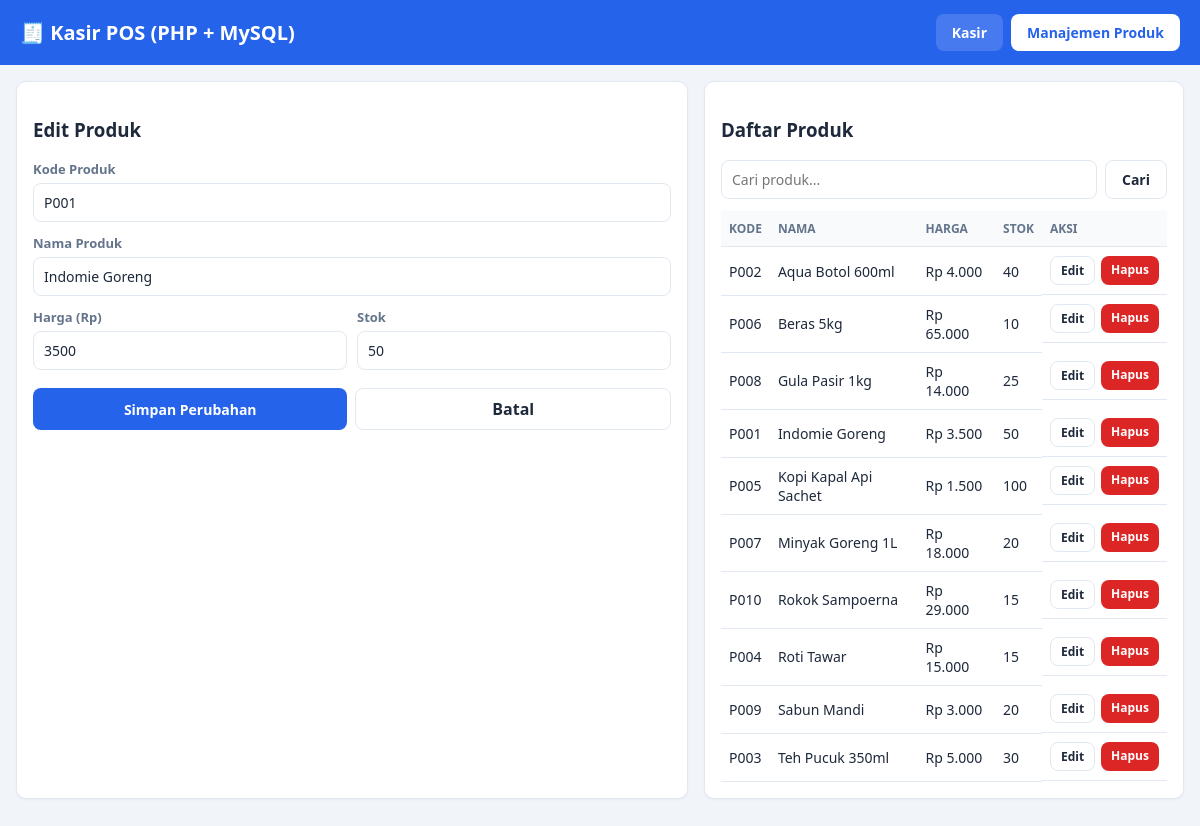
/produk.php?edit=1, run on the app's committed database.
### tables this page shows
CREATE TABLE IF NOT EXISTS produk (
    id_produk INT AUTO_INCREMENT PRIMARY KEY,
    kode_produk VARCHAR(20) NOT NULL UNIQUE,
    nama_produk VARCHAR(100) NOT NULL,
    harga INT NOT NULL DEFAULT 0,
    stok INT NOT NULL DEFAULT 0,
    dibuat_pada TIMESTAMP DEFAULT CURRENT_TIMESTAMP
);

### produk.php (the view, shortened to what this page needs)
<?php
require 'koneksi.php';
$produk_edit = null;
if (isset($_GET['edit'])) {
    $id = (int) $_GET['edit'];
    $stmt = $koneksi->prepare("SELECT * FROM produk WHERE id_produk = ?");
    $stmt->bind_param("i", $id);
    $stmt->execute();
    $produk_edit = $stmt->get_result()->fetch_assoc();
}
$kata_kunci = isset($_GET['cari']) ? trim($_GET['cari']) : '';
if ($kata_kunci !== '') {
    $stmt = $koneksi->prepare(
        "SELECT * FROM produk WHERE nama_produk LIKE CONCAT('%',?,'%') OR kode_produk LIKE CONCAT('%',?,'%') ORDER BY nama_produk ASC"
    );
    $stmt->bind_param("ss", $kata_kunci, $kata_kunci);
    $stmt->execute();
    $semua_produk = $stmt->get_result();
} else {
    $semua_produk = $koneksi->query("SELECT * FROM produk ORDER BY nama_produk ASC");
}
?>
<!DOCTYPE html>
<html lang="id">
<head>
<link rel="stylesheet" href="style.css">
</head>
<body>
<header class="topbar">
    <h1>🧾 Kasir POS (PHP + MySQL)</h1>
    <nav>
        <a href="index.php" class="btn btn-nav">Kasir</a>
        <a href="produk.php" class="btn btn-nav active">Manajemen Produk</a>
    </nav>
</header>
<main class="container">
    <div class="grid-produk">
        <div class="card">
            <h3><?= $produk_edit ? 'Edit Produk' : 'Tambah Produk Baru' ?></h3>
            <form method="post" action="produk.php">
                <div class="form-row">
                    <label>Kode Produk</label>
                    <input type="text" name="kode_produk" required maxlength="20"
                           value="<?= $produk_edit ? htmlspecialchars($produk_edit['kode_produk']) : '' ?>"
                           placeholder="Contoh: P011">
                </div>
                <div class="form-row">
                    <label>Nama Produk</label>
                    <input type="text" name="nama_produk" required maxlength="100"
                           value="<?= $produk_edit ? htmlspecialchars($produk_edit['nama_produk']) : '' ?>"
                           placeholder="Contoh: Susu Kotak">
                </div>
                <div class="form-inline">
                    <div class="form-row">
                        <label>Harga (Rp)</label>
                        <input type="number" name="harga" required min="0"
                               value="<?= $produk_edit ? (int) $produk_edit['harga'] : '' ?>">
                    </div>
                    <div class="form-row">
                        <label>Stok</label>
                        <input type="number" name="stok" required min="0"
                               value="<?= $produk_edit ? (int) $produk_edit['stok'] : '' ?>">
                    </div>
                </div>
                <div class="form-actions">
                    <button type="submit" class="btn btn-primary btn-block">
                        <?= $produk_edit ? 'Simpan Perubahan' : 'Tambah Produk' ?>
                    </button>
                    <?php if ($produk_edit): ?>
                        <a href="produk.php" class="btn btn-outline btn-block">Batal</a>
                    <?php endif; ?>
                </div>
            </form>
        </div>
        <div class="card">
            <div class="flex-between">
                <h3>Daftar Produk</h3>
            </div>
            <form method="get" action="produk.php" class="search-form">
                <input type="text" name="cari" placeholder="Cari produk..." value="<?= htmlspecialchars($kata_kunci) ?>">
                <button type="submit" class="btn btn-outline">Cari</button>
            </form>
            <div class="table-wrap">
                <table>
                    <thead>
                        <tr>
                            <th>Kode</th>
                            <th>Nama</th>
                            <th>Harga</th>
                            <th>Stok</th>
                            <th>Aksi</th>
                        </tr>
                    </thead>
                    <tbody>
                    <?php if ($semua_produk->num_rows === 0): ?>
                        <tr><td colspan="5" class="empty">Belum ada produk</td></tr>
                    <?php else: ?>
                        <?php while ($row = $semua_produk->fetch_assoc()): ?>
                            <tr>
                                <td><?= htmlspecialchars($row['kode_produk']) ?></td>
                                <td><?= htmlspecialchars($row['nama_produk']) ?></td>
                                <td>Rp <?= number_format($row['harga'], 0, ',', '.') ?></td>
                                <td><?= (int) $row['stok'] ?></td>
                                <td class="aksi-cell">
                                    <a href="produk.php?edit=<?= (int) $row['id_produk'] ?>" class="btn btn-outline btn-sm">Edit</a>
                                    <a href="produk.php?hapus=<?= (int) $row['id_produk'] ?>"
                                       class="btn btn-danger btn-sm"
                                       onclick="return confirm('Yakin ingin menghapus produk ini?');">Hapus</a>
                                </td>
                            </tr>
                        <?php endwhile; ?>
                    <?php endif; ?>
                    </tbody>
                </table>
            </div>
        </div>
    </div>
</main>
</body>
</html>

### style.css (style rules this page uses)
:root { --primary:#2563eb; --primary-dark:#1d4ed8; --bg:#f1f5f9; --card:#ffffff; --border:#e2e8f0; --text:#1e293b; --muted:#64748b; --danger:#dc2626; --success:#16a34a; --radius:10px; }
* { box-sizing:border-box; }
body { margin:0; font-family:'Segoe UI',Roboto,Arial,sans-serif; background:var(--bg); color:var(--text); }
.topbar { background:var(--primary); color:#fff; padding:14px 20px; display:flex; justify-content:space-between; align-items:center; flex-wrap:wrap; gap:10px; }
.topbar h1 { margin:0;font-size:20px; }
.topbar nav { display:flex;gap:8px; }
.btn-nav { background:rgba(255,255,255,0.15); color:#fff; padding:8px 16px; border-radius:8px; text-decoration:none; font-size:14px; }
.btn-nav.active, .btn-nav:hover { background:#fff;color:var(--primary);font-weight:600; }
.container { padding:16px;max-width:1300px;margin:0 auto; }
.card { background:var(--card); border:1px solid var(--border); border-radius:var(--radius); padding:16px; margin-bottom:16px; box-shadow:0 1px 3px rgba(0,0,0,0.04); }
.grid-kasir, .grid-produk { display:grid; grid-template-columns:1.4fr 1fr; gap:16px; }
input, select, button { font-family:inherit;font-size:14px; }
input, select { padding:9px 10px; border:1px solid var(--border); border-radius:8px; outline:none; width:100%; background:#fff; color:var(--text); }
.btn { padding:9px 16px; border:none; border-radius:8px; cursor:pointer; font-weight:600; text-decoration:none; display:inline-block; }
.btn-primary { background:var(--primary);color:#fff; }
.btn-danger { background:var(--danger);color:#fff; }
.btn-outline { background:#fff;border:1px solid var(--border);color:var(--text); }
.btn-sm { padding:5px 10px;font-size:12px; }
.btn-block { width:100%;text-align:center; }
table { width:100%;border-collapse:collapse;font-size:14px; }
th, td { padding:9px 8px;border-bottom:1px solid var(--border);text-align:left; }
th { background:#f8fafc;color:var(--muted);font-weight:600;font-size:12px;text-transform:uppercase; }
.table-wrap { overflow-x:auto; }
.search-form { display:flex;gap:8px;margin-bottom:12px; }
.search-form input { flex:1; }
.form-row { margin-bottom:12px; }
.form-row label { display:block;margin-bottom:5px;font-size:13px;color:var(--muted);font-weight:600; }
.form-inline { display:flex;gap:10px;flex-wrap:wrap; }
.form-inline>div { flex:1;min-width:120px; }
.form-actions { display:flex;gap:8px;margin-top:6px; }
.flex-between { display:flex;justify-content:space-between;align-items:center;flex-wrap:wrap;gap:8px; }
.aksi-cell { display:flex;gap:6px; }

### data on the page
produk: kode_produk "P001", nama_produk "Indomie Goreng", harga "3500", stok "50", harga "3.500"
produk: kode_produk "P002", nama_produk "Aqua Botol 600ml", harga "4.000", stok "40"
produk: kode_produk "P006", nama_produk "Beras 5kg", harga "65.000", stok "10"
produk: kode_produk "P008", nama_produk "Gula Pasir 1kg", harga "14.000", stok "25"
produk: kode_produk "P005", nama_produk "Kopi Kapal Api Sachet", harga "1.500", stok "100"
produk: kode_produk "P007", nama_produk "Minyak Goreng 1L", harga "18.000", stok "20"
produk: kode_produk "P010", nama_produk "Rokok Sampoerna", harga "29.000", stok "15"
produk: kode_produk "P004", nama_produk "Roti Tawar", harga "15.000", stok "15"
produk: kode_produk "P009", nama_produk "Sabun Mandi", harga "3.000", stok "20"
produk: kode_produk "P003", nama_produk "Teh Pucuk 350ml", harga "5.000", stok "30"
